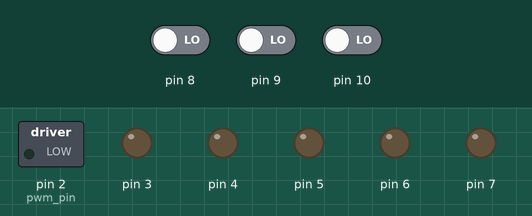
Simulated run of this sketch. Board: Arduino Uno, built with avr-gcc and run on an emulated ATmega328P. Shown: switched loads named in the sketch (green lamp = pin HIGH), output pins drawn as LEDs (lit = HIGH). The test bench sets the inputs (shaded band); at power-on: pin 8 LOW, pin 9 LOW, pin 10 LOW.

Above: at 1.2 s.
1.3 s: pin 8 driven HIGH
At 2.5 s:
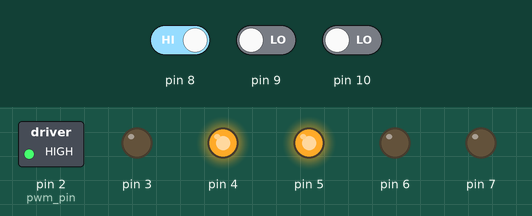
2.8 s: pin 9 driven HIGH
At 3.8 s:
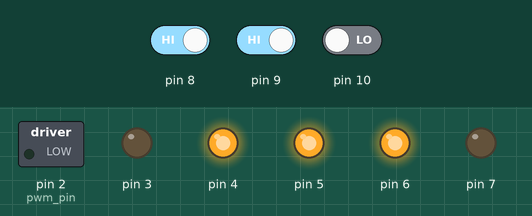
4.3 s: pin 8 driven LOW
At 4.9 s:
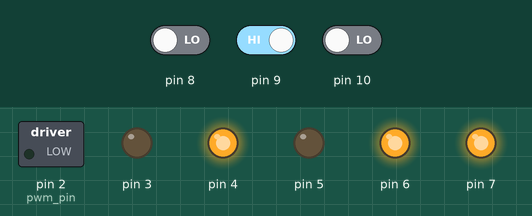
5.8 s: pin 10 driven HIGH
At 6.1 s:
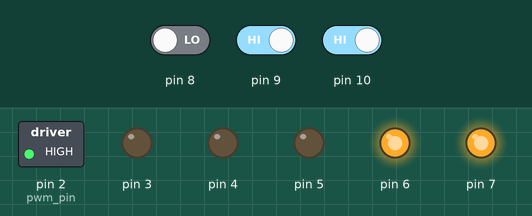
7.3 s: pin 9 driven LOW
At 8.4 s:
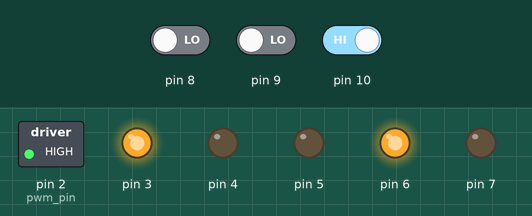
8.8 s: pin 8 driven HIGH
At 9.6 s:
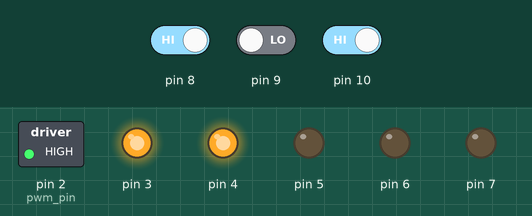
Timing chart, 0 to 11.3 s (numbered marks = the images above; inputs shaded):
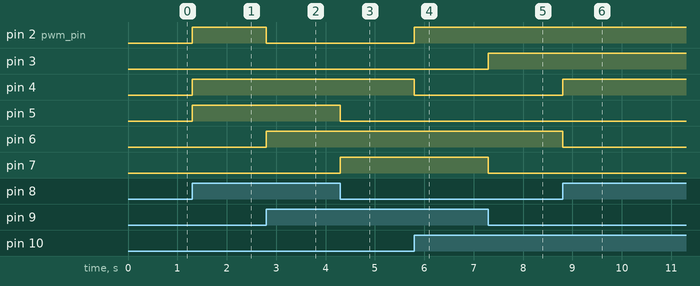

Measured:
- after the input at 1.3 s, pin 2 (pwm_pin), pin 4, pin 5: LOW → HIGH at once
- after the input at 2.8 s, pin 2 (pwm_pin): HIGH → LOW at once; pin 6: LOW → HIGH at once
- after the input at 4.3 s, pin 5: HIGH → LOW at once; pin 7: LOW → HIGH at once
- after the input at 5.8 s, pin 2 (pwm_pin): LOW → HIGH at once; pin 4: HIGH → LOW at once
- after the input at 7.3 s, pin 3: LOW → HIGH at once; pin 7: HIGH → LOW at once
- after the input at 8.8 s, pin 4: LOW → HIGH at once; pin 6: HIGH → LOW at once

The sketch:

bldccontroller.ino
```cpp
#include "Arduino.h"
// Arduino sensored BLDC (brushless DC) motor control code

byte motor_speed,  bldc_hall, pwm_pin = 2;
// int fase[] {0,6,4,5,2,1,3};
int fase[] {
  0,                      // 000
  1,                      // 001
  5,                      // 101
  6,                      // 110
  3,                      // 011
  2,                      // 010
  4                       // 100
  };
void bldc_move(){                    // BLDC motor move function according to hall effect sensors status
//  Serial.println(fase[ bldc_hall]);
  // /*
  switch(fase[ bldc_hall]){
      //B 7 6 5 4 3 2
      //B W W V V U U
      //B - + - + - +

      //Phase1 A-B
        case 1:
        PORTD = B00110100;  //  Pin 7 and 4 to HIGH # W- V+ U
        break;

        //Phase2 C-B
        case 2:
        PORTD = B00011100;  //  Pin 3 and 4 to HIGH # W V+ U-
        break;

        //Phase3 C-A
        case 3:
        PORTD = B01001100;  //  Pin 3 and 6 to HIGH # W U- W+
        break;

        //Phase4 B-A
        case 4:
        PORTD = B11000100;  //  Pin 5 and 6 to HIGH # W+ V- U
        break;

        //Phase5 B-C
        case 5:
        PORTD = B11010000;  //  Pin 5 and 2 to HIGH # W V U
        break;

        //Phase6 A-C
        case 6:
        PORTD = B01110000;  //  Pin 7 and 2 to HIGH # W V U
        break;
  }
// */
}

void setup() {
  DDRD  |= 0xFC;                     // Configure pins 2, 3, 4, 5, 6 and 7 as outputs
  PCICR  = 1;                        // Enable pin change interrupt for pins 8 to 13
  PCMSK0 = 7;                        // Enable pin change interrupt for pins 8, 9 and 10
  // Timer2 configuration
  TCCR2A = 0;
  TCCR2B = 2;                        // Timer2 prescaler = 1/8 (Timer2 clock = 2MHz)
  TCNT2  = 0;                        // Timer2 preload value = 0
  // ADC module configuration
  ADMUX  = 0x60;                     // Configure ADC module and select channel 0
  ADCSRA = 0x84;                     // Enable ADC module with 16 division factor (ADC clock = 1MHz)
  // BLDC motor first move
   bldc_hall = PINB & 7;              // Read hall effect sensors status (PINB: read from PORTB which is arduino pins 8..13)
  bldc_move();                       // Move the BLDC motor (first move)
  Serial.begin(9600);
}

ISR (PCINT0_vect){
   bldc_hall = PINB & 7;              // Read and save hall effect sensors status (PINB: read from PORTB which is arduino pins 8..13)
  bldc_move();                       // Move the BLDC motor
}

void loop() {

}
```
